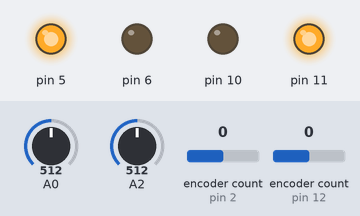
Simulated run of this sketch. Board: Arduino Uno, built with avr-gcc and run on an emulated ATmega328P. Shown: output pins drawn as LEDs (lit = HIGH). Inputs (shaded band) come from the test bench; at power-on: A0 = 512, encoder count (sensors on pin 2, pin 12) 0, A2 = 512. What the sketch prints to the serial monitor is not drawn.

Above: at 1.2 s.
1.3 s: A0 set to 490
At 2.8 s:
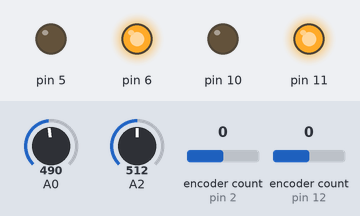
3.5 s: encoder count (sensor on pin 2) set to 4
At 3.57 s:
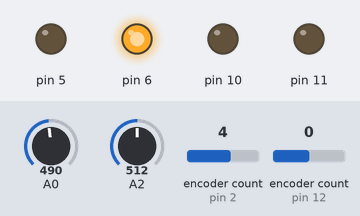
5.1 s: encoder count (sensor on pin 12) set to -1
At 5.16 s:
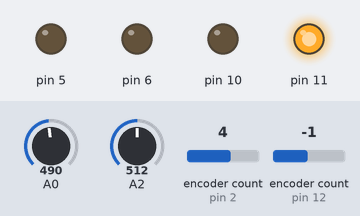
6.7 s: encoder count (sensor on pin 2) set to 8
At 7.3 s:
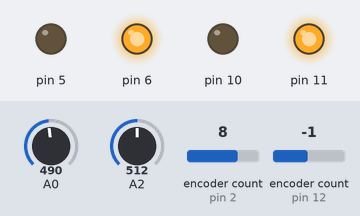
8.3 s: A0 set to 510
At 9.1 s:
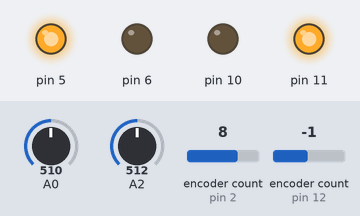
9.9 s: A2 set to 482
At 12.2 s:
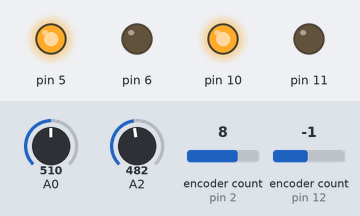
Timing chart, 0 to 13.7 s (numbered marks = the images above; inputs shaded):
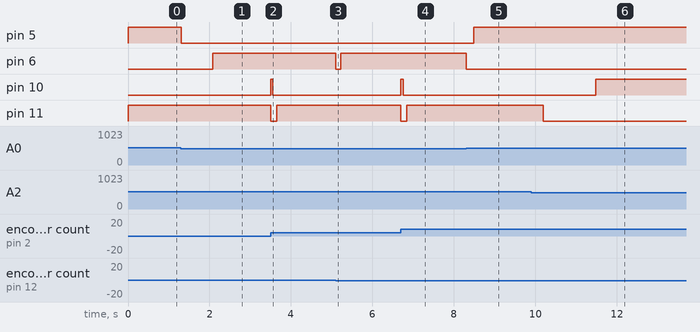

Measured:
- the behaviour switches between 500 and 499 on A0 (found by bisection; images 0 and 1)
- the behaviour switches between 500 and 499 on A2 (found by bisection; images 5 and 6)
- after the input at 1.3 s, pin 5: HIGH → LOW at once; pin 6: LOW → HIGH after 0.78 s
- after the input at 3.5 s, pin 10: LOW → HIGH at once, → LOW 0.05 s later; pin 11: HIGH → LOW at once, → HIGH 0.15 s later
- after the input at 5.1 s, pin 6: HIGH → LOW at once, → HIGH 0.12 s later
- after the input at 6.7 s, pin 10: LOW → HIGH at once, → LOW 0.05 s later; pin 11: HIGH → LOW at once, → HIGH 0.14 s later
- after the input at 8.3 s, pin 5: LOW → HIGH after 0.19 s; pin 6: HIGH → LOW at once
- after the input at 9.9 s, pin 10: LOW → HIGH after 1.6 s; pin 11: HIGH → LOW after 0.30 s

The sketch:

agent_demo.ino
```cpp
#include <Encoder.h>

#include <util/atomic.h>

volatile int pos_i = 0;
volatile float velocity_i = 0;
volatile long prevT_i = 0;

volatile int pos_i_b = 0;
volatile float velocity_i_b = 0;
volatile long prevT_i_b = 0;

long prevT = 0;
int posPrev = 0;
float v1Filt = 0;
float v1Prev = 0;

long prevT_b = 0;
int posPrev_b = 0;
float v1Filt_b = 0;
float v1Prev_b = 0;

int dir=0;
int dir_b=0;
float u=0;
float u_b=0;
int count1=0;
int count2=0;
float vt=20;
float vt_b=20;
Encoder knobLeft(12, 13);
Encoder knobRight(2, 3);
  int k=-1;
int y=0;
int ctr=0;
float eintegral = 0;
float eintegral_b = 0;
void setup() {
  // put your setup code here, to run once:

  Serial.begin(115200);
  //Encdoer 1
pinMode(12,INPUT);
pinMode(13,INPUT);
//Encoder 2
pinMode(2,INPUT);
pinMode(3,INPUT);
//Motor1
pinMode(11,OUTPUT);
pinMode(10,OUTPUT);
//Motor 2
pinMode(5,OUTPUT);
pinMode(6,OUTPUT);

pinMode(A0,INPUT);
pinMode(A1,INPUT);
//attachInterrupt(digitalPinToInterrupt(ENCA),
 //                 readEncoder,RISING);

}
long positionLeft  = -999;
long positionRight = -999;

void loop() {


  //MOTOR 1
   int pos = 0;
   float velocity2 = 0;
    ATOMIC_BLOCK(ATOMIC_RESTORESTATE){
    pos = pos_i;
    velocity2 = velocity_i;
    }
  //MOTOR 2
   int pos_b = 0;
   float velocity2_b = 0;
    ATOMIC_BLOCK(ATOMIC_RESTORESTATE){
    pos_b = pos_i_b;
    velocity2_b = velocity_i_b;

  }
  // put your main code here, to run repeatedly:

long newLeft, newRight;
  newLeft = knobLeft.read();
  newRight = knobRight.read();
  //MOTOR 1
  if (newLeft != positionLeft) {

    positionLeft = newLeft;

  }
  //MOTOR2
    if (newRight != positionRight) {

    positionRight = newRight;

  }

  // if a character is sent from the serial monitor,
  // reset both back to zero.
  if (Serial.available()) {
    Serial.read();
    Serial.println("Reset both knobs to zero");
    knobLeft.write(0);
    knobRight.write(0);
  }
// Compute velocity with method 1
  pos=newLeft;
  pos_b=newRight;
//MOTOR 1
  long currT = micros();
  float deltaT = ((float) (currT-prevT))/1.0e6;
  float velocity1 = (pos - posPrev)/deltaT;
  posPrev = pos;
  prevT = currT;
  //Serial.print("Position");
  //Serial.println(pos);

//MOTOR 2
  long currT_b = micros();
  float deltaT_b = ((float) (currT_b-prevT_b))/1.0e6;
  float velocity1_b = (pos_b - posPrev_b)/deltaT_b;
  posPrev_b = pos_b;
  prevT_b = currT_b;
  //Serial.print("Position");
  //Serial.println(pos_b);

  // Convert count/s to RPM

  float v1=velocity1/30.0*20.42;
  float v1_b=velocity1_b/30.0*20.42;

  // Low-pass filter (25 Hz cutoff)
  v1Filt = 0.854*v1Filt + 0.0728*v1 + 0.0728*v1Prev;
  v1Prev = v1;
  v1Filt_b = 0.854*v1Filt_b + 0.0728*v1_b + 0.0728*v1Prev_b;
  v1Prev_b = v1_b;
  int x=0;
  float radius=50;
  float seconds=10;
  int circle_direction =1;
 /*
  //CW rotation (direction 0)
  if (circle_direction)
  {
    vt=2*radius*2*3.141592/seconds;
    vt_b=2*(radius+14)*2*3.141592/seconds;

  }
  //CCW rotation
  else
  {
    vt=2*(radius+14)*2*3.141592/seconds;
    vt_b=2*radius*2*3.141592/seconds;
  }
*/

  if(analogRead(A2)<500 && (analogRead(A0)<500))
  {
    vt=0;
    vt_b=0;
  }
  //input = 01
  //turn right command is given
if (analogRead(A2)<500 && (analogRead(A0)>500))
  {
    vt=10*2;
    vt_b=-10*2;
  }
  //input = 10
  //turn left command is given
if (analogRead(A2)>500 && (analogRead(A0)<500))
  {
    vt=-10*2;
    vt_b=10*2;
  }
  //input = 11
  //go forward command is given
if (analogRead(A2)>500 && (analogRead(A0)>500))
  {
    vt=30*2;
    vt_b=30*2;
  }


// vt=30*2;
 //vt_b=30*2;
  //float vt=30*2;

  // Compute the control signal u
  //MOTOR 1
  float kp = 5;
  float ki = 10;
  float e = vt-v1Filt;
  if(u!=255)
    eintegral = eintegral + e*deltaT;

  u = kp*e + ki*eintegral;

  //MOTOR 2
  float kp_b = 5;
  float ki_b = 10;
  float e_b = vt_b-v1Filt_b;

  if(u_b!=255)
  eintegral_b = eintegral_b + e_b*deltaT_b;

  u_b = kp_b*e_b + ki_b*eintegral_b;

  ctr++;
/*
  if(ctr%200==0)
  {
     k*=-1;
  }
  if(k<0)
  {
    y=0;
  }
  else
  {
    y=255;
  }
    */
    /*****
  if (u<0){
    u = 0;
  }
  if (u>255){
    u = 255;
  }

  if (u_b<0){
    u_b = 0;
  }
  if (u_b>255){
    u_b = 255;
  }

  ***/
  if (u<0){
    dir=1;
    u*=-1;
  }
  else
  {
    dir=0;
  }

  if (u>255){
    u = 255;
  }

  if (u_b<0){
    dir_b=0;
    u_b *=-1;
  }
  else
  {
    dir_b=1;
  }
  if (u_b>255){
    u_b = 255;
  }


  //Serial.print("u ");
  //Serial.println(u);

  if(dir)
  {

    analogWrite(6,u);
    analogWrite(5,0);
  }
   else
  {
    analogWrite(6,0);
    analogWrite(5,u);
  }
  //Serial.print("u_b ");
  //Serial.println(u_b);

  if(dir_b)
  {
    analogWrite(11,u_b);
    analogWrite(10,0);
  }

  else
  {
    analogWrite(11,0);
    analogWrite(10,u_b);
  }
  /*
      analogWrite(6,0);
    analogWrite(5,u);
     analogWrite(9,u_b);
    analogWrite(10,0);
  */

  Serial.print(v1Filt);
  Serial.print(',');
  Serial.print(vt);
  Serial.print(',');
  //Serial.print(u/5);
  //Serial.print(',');


  Serial.print(v1Filt_b);
  Serial.print(',');
  Serial.print(vt_b);
  Serial.print(',');
  //Serial.print(u_b/5);
  //Serial.print(',');


  Serial.print(-50);
  Serial.print(',');
  Serial.print(150);

  Serial.println();

}
/*void readEncoder(){
  // Read encoder B when ENCA rises
  int b = digitalRead(ENCB);
  int increment = 0;
  if(b>0){
    // If B is high, increment forward
    increment = 1;
  }
  else{
    // Otherwise, increment backward
    increment = -1;
  }
  pos_i = pos_i + increment;
  */
```
